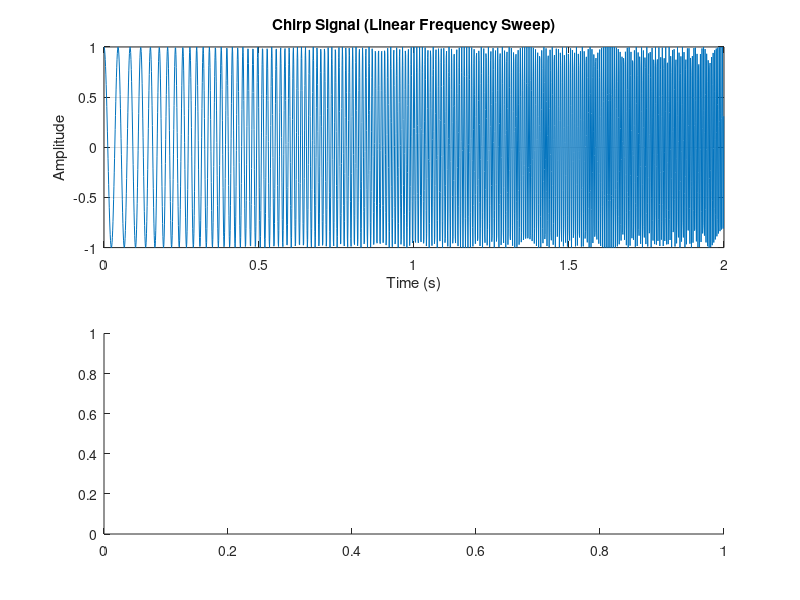

This chart was generated by the following MATLAB code: (Note: this script raises an error after producing the figure.)
clc;
clear all;
close all;

% Chirp signal and spectrogram
fs = 1000; % Sampling frequency in Hz
T = 2;     % Duration in seconds
t = 0:1/fs:T-1/fs;

f_start = 20;
f_end = 200;
x = chirp(t, f_start, T, f_end);

figure;
subplot(2,1,1);
plot(t, x);
title('Chirp Signal (Linear Frequency Sweep)');
xlabel('Time (s)'); ylabel('Amplitude'); grid on;

subplot(2,1,2);
spectrogram(x, 128, 120, 128, fs, 'yaxis');
title('Spectrogram');
